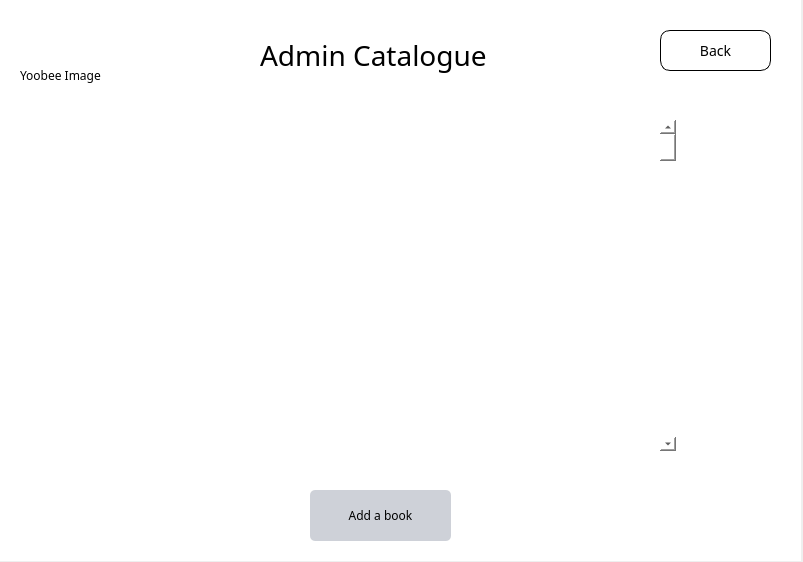
<?xml version="1.0" encoding="UTF-8"?>
<ui version="4.0">
 <class>admincatalogue</class>
 <widget class="QDialog" name="admincatalogue">
  <property name="geometry">
   <rect>
    <x>0</x>
    <y>0</y>
    <width>803</width>
    <height>562</height>
   </rect>
  </property>
  <property name="windowTitle">
   <string>Dialog</string>
  </property>
  <widget class="QFrame" name="gridFrame_2">
   <property name="geometry">
    <rect>
     <x>0</x>
     <y>0</y>
     <width>801</width>
     <height>561</height>
    </rect>
   </property>
   <property name="styleSheet">
    <string notr="true">*{
background: rgb(255, 255, 255);
fontsize: 15px;
font-family: Century Gothic, sans-serif;
}

QFrame{
border: solid 10px rgba(0, 0, 0);
}

QLineEdit{
color: #8d98a1;
background-color: #d3d3d3;
font-size: 18px;
border-style: outset;
border-radius: 10px;
}
QPushButton{
background: #ced1d8;
border-style: outset;
border-radius: 5px;
}
QPushButton:pressed{
background-color: rgb(77, 77, 77);
border-style: inset;
}
</string>
   </property>
   <widget class="QLabel" name="label">
    <property name="geometry">
     <rect>
      <x>260</x>
      <y>20</y>
      <width>251</width>
      <height>71</height>
     </rect>
    </property>
    <property name="styleSheet">
     <string notr="true">

font: 28px;

</string>
    </property>
    <property name="text">
     <string>Admin Catalogue</string>
    </property>
   </widget>
   <widget class="QPushButton" name="back">
    <property name="geometry">
     <rect>
      <x>660</x>
      <y>30</y>
      <width>111</width>
      <height>41</height>
     </rect>
    </property>
    <property name="styleSheet">
     <string notr="true">background-color: rgb(255, 255, 255);

border-width: 1px;

border-color: black;

border-radius: 10px;

border-style: outset;

font: 14px;

padding:2px;</string>
    </property>
    <property name="text">
     <string>Back</string>
    </property>
   </widget>
   <widget class="QLabel" name="img">
    <property name="geometry">
     <rect>
      <x>20</x>
      <y>10</y>
      <width>181</width>
      <height>131</height>
     </rect>
    </property>
    <property name="text">
     <string>Yoobee Image</string>
    </property>
   </widget>
   <widget class="QTableWidget" name="adminCatalogue">
    <property name="geometry">
     <rect>
      <x>70</x>
      <y>110</y>
      <width>611</width>
      <height>371</height>
     </rect>
    </property>
    <property name="sizeAdjustPolicy">
     <enum>QAbstractScrollArea::AdjustIgnored</enum>
    </property>
   </widget>
   <widget class="QScrollBar" name="verticalScrollBar">
    <property name="geometry">
     <rect>
      <x>660</x>
      <y>120</y>
      <width>16</width>
      <height>331</height>
     </rect>
    </property>
    <property name="orientation">
     <enum>Qt::Vertical</enum>
    </property>
   </widget>
   <widget class="QPushButton" name="pushButton">
    <property name="geometry">
     <rect>
      <x>310</x>
      <y>490</y>
      <width>141</width>
      <height>51</height>
     </rect>
    </property>
    <property name="text">
     <string>Add a book</string>
    </property>
   </widget>
  </widget>
 </widget>
 <resources/>
 <connections/>
</ui>
